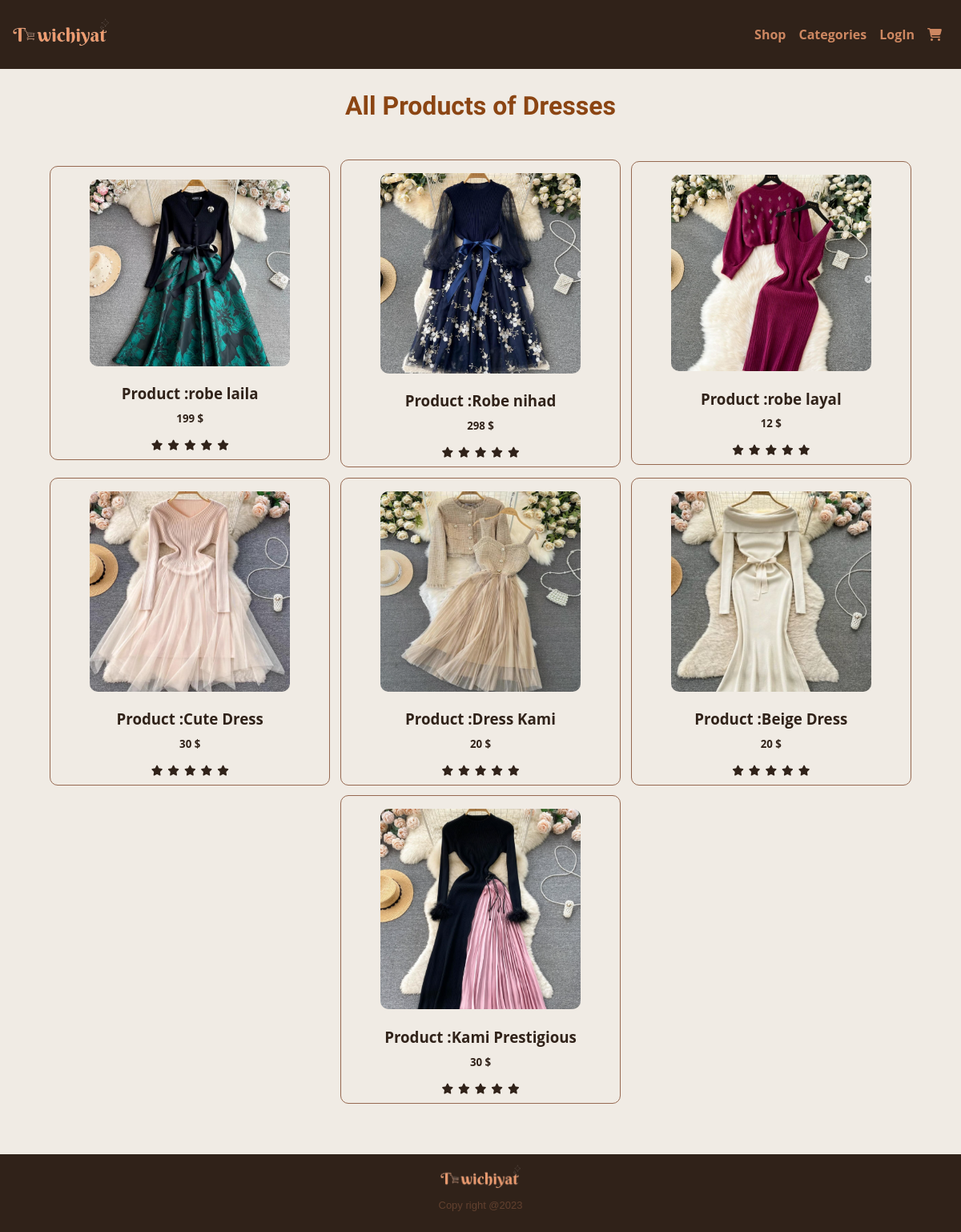
/Store/product_category/1/, run on an earlier commit of the app's database.
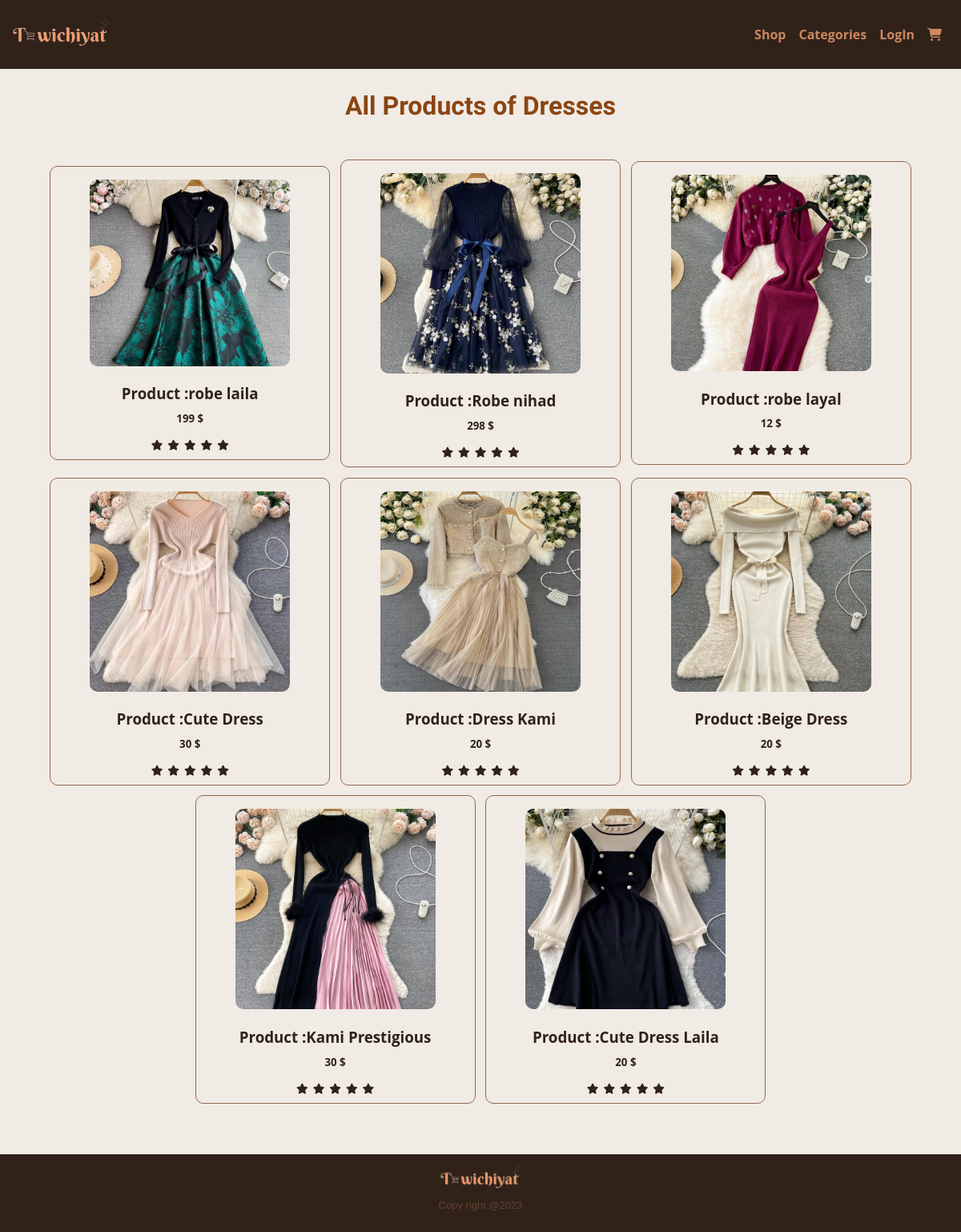
And on a later commit of the database.
### Store/models.py (models this page shows)
class Collection(models.Model):
    name = models.CharField(max_length=25)
    image_col= models.ImageField(default='default.png',blank=True)
    slugC =  models.SlugField(max_length=50,default=None)
    def __str__(self):
        return self.name

### vendor_dashboard/models.py (models this page shows, shortened)
class Product(models.Model):
    name = models.CharField(max_length=25,default='Anonymous Product')
    type_p = models.CharField(max_length=25)
    price = models.IntegerField()
    size = models.CharField(max_length=4)
    color = models.CharField(max_length=25)
    description = models.TextField(max_length=400)
    image = models.ImageField(default='default.png', blank=True)
    date = models.DateTimeField(default=datetime.datetime.now, editable=False)
    quantity = models.IntegerField(default=1)
    author = models.ForeignKey(User , null=True, on_delete=models.CASCADE)
    status = models.CharField(max_length=14 , default="Available")

### Store/views.py (the view)
# urls.py: path('product_category/<int:category_id>/',views.product_category,name='product_category'),
def product_category(request, category_id):
    category = get_object_or_404(Collection, id=category_id)
    print(request.user)
    current_user = request.user
    if current_user.is_anonymous :
       products = Product.objects.filter(type_p=category ,quantity__gt=0)
    else  :
       products = Product.objects.filter(type_p=category ,quantity__gt=0).exclude(author=current_user)
    return render(request, 'Store/productByCategory.html', {'products': products, 'category': category})

### Store/context_processors.py (called while the page is built)
def collectionslist(request):
    return {'collectionslist':Collection.objects.filter()}

### userP/context_processors.py (called while the page is built)
def profiles(request):
    return {'profiles':Profile.objects.all()}

### Store/templates/Store/productByCategory.html (shortened to what this page needs)
{% extends 'base_layout.html' %}
{%load static %}
{% block content %}
		<h2 class="shop-titles">All Products of  {{ category }}</h2>
		<section class="new-products-list margin">
			{% for product in products %}
				<a class="product override"  onclick="showProductModal('{{ product.name }}', '{{ product.price }}', '{{ product.image.url }}','{{ product.quantity }}','{{ product.description }}','{{ product.size }}',{{ product.id }})">
						<img src="{{ product.image.url }}"  alt="product image ">
						<h3>Product :{{ product.name}}</h3>
						<h5>{{ product.price}} $</h5>
						<ul class="list-review">
							<li><i class="fa fa-star checkes"></i></li>
							<li><i class="fa fa-star checkes"></i></li>
							<li><i class="fa fa-star checkes"></i></li>
							<li><i class="fa fa-star "></i></li>
							<li><i class="fa fa-star "></i></li>
						</ul>
                </a>
			{% endfor %}
		</section>
{% endblock  %}

### templates/base_layout.html (shortened to what this page needs)
{% load static%}
<!DOCTYPE html>
<html lang="en">
<head>
    <link rel="stylesheet" href="{% static 'styles.css'%}">
</head>
<body>
    <header class="header">
        <div class="logo-container">
          <a href="{% url 'home'%}"> <img src="{% static 'logo.png' %}" alt="logoImg"></a>
        </div>
        <nav class="nav-bar">
            <ul>
                <li class="nav-elt"><a href="{% url 'Store:shopnow' %}"><span class="hidden"> </span><span class="text-hidden">Shop</span></a></li>
                <li class="nav-elt" id="categoriesnav">
                    <a href="#"><span class="hidden"></span><span class="text-hidden">Categories</span></a>
                </li>
                {% if user.is_authenticated %}
                    <form action="{% url 'userP:logout' %}" class="logout-link" method="POST">
                        {% csrf_token %}
                        <button type="submit" class="nav-elt"><span class="hidden"><i class="fa-solid fa-right-from-bracket" style="color: #CD8761;"></i></span><span class="text-hidden">Logout</span></button>
                    </form>
                    {% for p in profiles %}
                         {% if p.user == user %}
                            {% if p.is_vendor %}
                                <li class="nav-elt"><a href="{% url 'vendor_dashboard:dashboard'%}"><span class="hidden"><i class="fa-solid fa-user-tie" style="color: #CD8761;"></i></span><span class="text-hidden">DashBoard</span></a></li>
                            {% else %}
                                <li class="nav-elt"><a href=""><span class="hidden"><i class="fa-sharp fa-regular fa-heart" style="color: #CD8761;"></i></span><span class="text-hidden">WatchList</span></a></li>
                            {% endif %}
                        {% endif %}
                    {% endfor %}
                {% else %}
                   <li class="nav-elt"><a href="{% url 'userP:login'%}"><span class="hidden"></span><span class="text-hidden">LogIn</span></a></li>
                {% endif %}
                <li class="nav-elt rounded-cart" ><a href="#"><span><i class="fa-solid fa-cart-shopping" style="color: #CD8761;"></i></span></a></li>
            </ul>
        </nav>
    </header>
    {% block content%}
    {% endblock%}
    <footer class="footer footer-absolute">
        <img src="{% static 'logo.png' %}" alt="" width="100px">
        <p class="copy-right">Copy right @2023</p>
    </footer>
</body>
</html>

### assets/styles.css (style rules this page uses)
html,body { margin: 0; padding: 0; width: 100%; height: 100%; background-color: #f0ebe4; font-family: 'Open Sans', sans-serif; }
*,*::after,*::before { box-sizing: border-box; user-select: none; }
body { position: relative; overflow: auto; display: flex; flex-direction: column; -ms-overflow-style: none; scrollbar-width: none; }
.footer { margin-top: auto; padding: 1em 4em; display: flex; flex-direction: column; justify-content: center; align-items: center; background-color: #302219; font-size: small; box-shadow: 2px 2px #62412F; }
.footer p { color: #CD8761; }
.footer-absolute { position: fixed; bottom: 0; width: 100%; }
.what-they-say .feedbacks .feedback .content-feedback p, section.about .content,.footer .copy-right { text-align: justify; color: #62412F; font-family: 'Rajdhani', sans-serif; }
header.header { padding: 1em; display: flex; flex-direction: row; align-items: center; background-color: #302219; width: 100%; }
.logo-container img { max-width: 120px; min-width: 90px; width: 100%; }
.nav-bar { margin-left: auto; }
.nav-bar ul { list-style: none; display: flex; flex-direction: row; justify-content: flex-end; }
.nav-bar ul .nav-elt { padding: 0 0.5em; font-weight: bold; }
.nav-bar ul li.nav-elt a { text-decoration: none; color: #CD8761; font-size: 1rem; }
.rounded-cart { position: relative; display: inline-block; }
.text-hidden { display: none; }
@media (min-width:700px) { .text-hidden { display: inline-block; } }
.fa { font-size: 13px; transition: 0.4s; margin: 3px; }
.categories-container-list ,.new-products-list { display: flex; flex-direction: column; width: 100%; justify-content: center; align-items: center; margin-top: 2em; gap: 0.8em; padding: 1em; }
.categories-container-list .categorie , .new-products-list .product { display: flex; flex-direction: column; border-radius: 10px; background-color: #EBE0CD; width: 100%; max-width: 280px; }
.new-products-list .product > * { margin: 0.3em auto ; }
.categories-container-list .categorie img , .new-products-list .product img { width: 90%; margin: 1em auto; max-width:250px ; max-height: 250px; height: auto; border-radius: 10px; }
.categories-container-list .categorie a, .new-products-list a.product { text-decoration: none; color: #302219; }
@media only screen and (min-width: 500px) { .categories-container-list , .new-products-list { display: flex; flex-direction: row; flex-wrap: wrap; } }
@media only screen and (min-width: 500px) { .categories-container-list .categorie , .new-products-list .product { width: 100%; max-width: 350px; } }
.new-products-list .product { display: flex; cursor: pointer; }
.new-products-list .product ul.list-review { display: flex; flex-direction: row; list-style: none; margin:0.5em auto; width: 100%; padding-left: 0; justify-content: center; }
.shop-titles { text-align: center; color:#8B4513 ; font-weight: bold; font-family: 'Berkshire Swash', serif; font-size: 2em; margin-bottom: 0em; }
.categories-container-list,.margin { padding-bottom: 10em; }
.override { background-color: transparent !important; border: 1px solid #966951; }

What changed in the data, as far as the page shows it:
added Product: image (picture), name "Cute Dress Laila", price "20"
